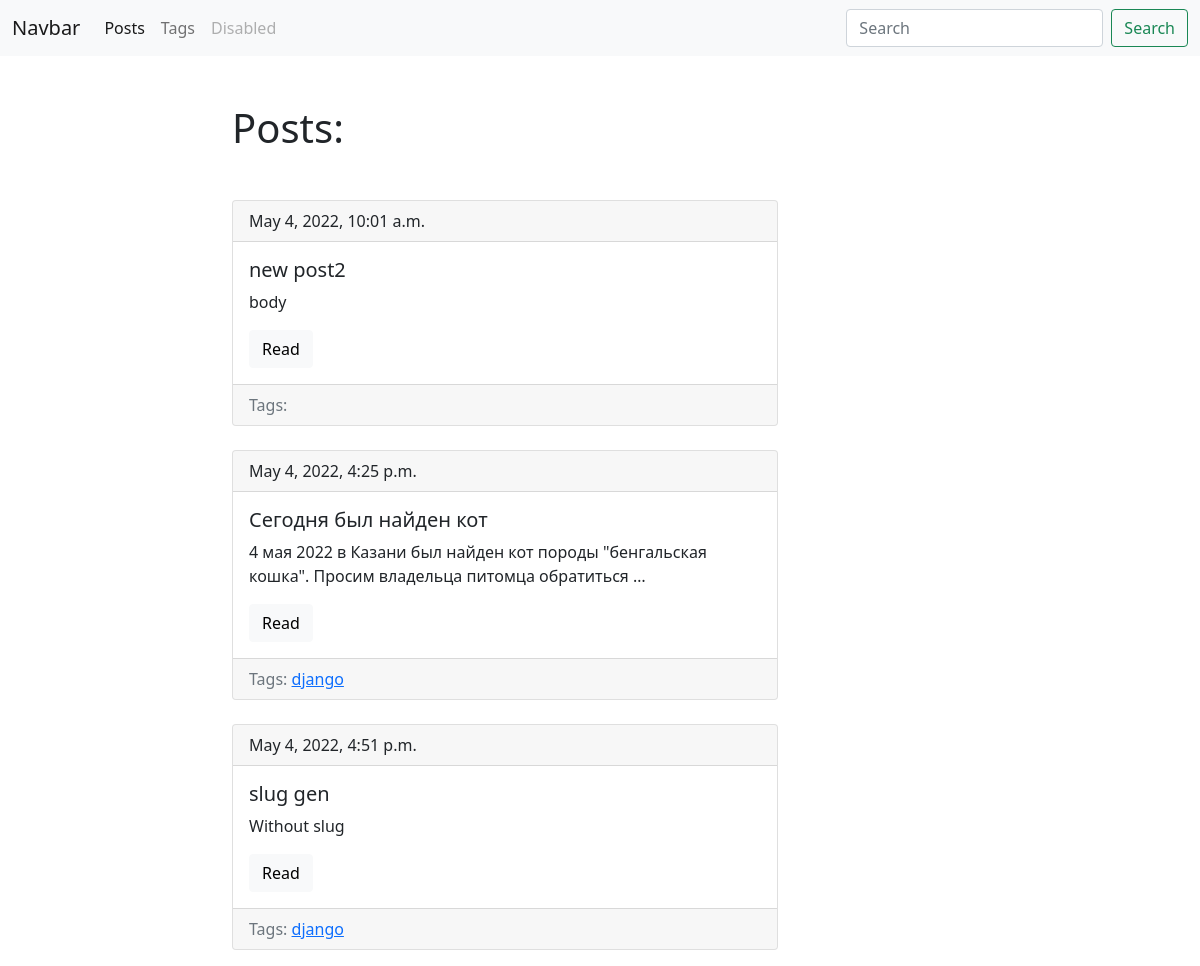
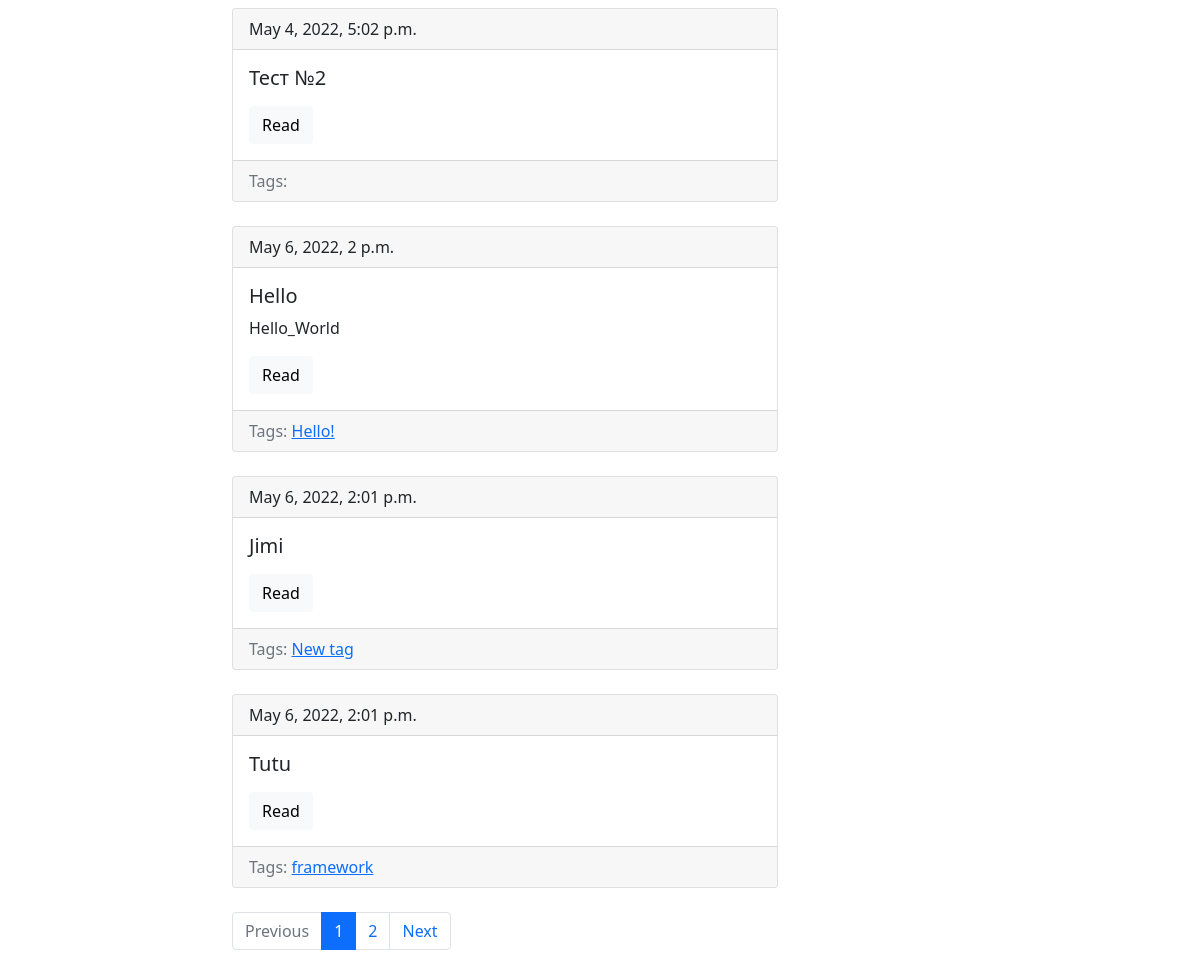
Screenshot of /blog/ with the database file from the repository (2 pictures, top to bottom).
### blog/models.py (models this page shows, shortened)
class Post(models.Model):
    title = models.CharField(max_length = 150, db_index = True)
    slug = models.SlugField(max_length = 150, blank = True, unique = True) # Тот же самый CharField, но с ограниченным количеством символов
    body = models.TextField(blank = True, db_index = True)
    tags = models.ManyToManyField('Tag', blank=True, related_name='posts')
    date_pub = models.DateTimeField(auto_now_add = True)
    def get_absolute_url(self):
        return reverse('post_detail_url', kwargs={'slug': self.slug})
    class Meta:
        ordering = ['date_pub'] # Сортировка по дате

class Tag(models.Model):
    title = models.CharField(max_length=50)
    slug = models.SlugField(max_length = 50, unique=True)
    def get_absolute_url(self):
        return reverse('tag_detail_url', kwargs={'slug': self.slug})
    class Meta:
        ordering = ['title'] # Сортировка по заголовку

### blog/views.py (the view)
# urls.py: path('', post_list, name='post_list_url'),
def post_list(request):
    search_query = request.GET.get('search', '') # Поиск на сайте
    if search_query:
        posts = Post.objects.filter(Q(title__icontains = search_query) | Q(body__icontains = search_query))
    else:
        posts = Post.objects.all()
    paginator = Paginator(posts, 7) # Пагинатор для номера страницы
    page_number = request.GET.get('page', 1);
    page = paginator.get_page(page_number) # Текущий номер страницы
    is_paginated = page.has_other_pages()
    if page.has_previous():
        prev_url = '?page={}'.format(page.previous_page_number())
    else:
        prev_url=''
    if page.has_next():
        next_url = '?page={}'.format(page.next_page_number())
    else:
        next_url = ''
    context = {
        'page_object': page,
        'is_paginated': is_paginated,
        'next_url': next_url,
        'prev_url': prev_url
    }
    return render(request, 'blog/index.html', context = context)

### blog/templates/blog/index.html (shortened to what this page needs)
{% extends 'blog/base_blog.html'%}
{% block content %}
<h1 class="mb-5">Posts:</h1>
    {% for post in page_object.object_list %}
        {% include 'blog/includes/post_card_template.html' %}
    {% endfor %}
{% endblock %}

### blog/templates/blog/includes/post_card_template.html
<div class="card mb-4">
    <div class="card-header">
        {{ post.date_pub }}
    </div>
    <div class="card-body">
      <h5 class="card-title">{{ post.title }}</h5>
      <p class="card-text">{{ post.body|truncatewords:15 }}</p>
      <a href="{{ post.get_absolute_url }}" class="btn btn-light">Read</a>
    </div>
    <div class="card-footer text-muted">
        Tags:
        {% for tag in post.tags.all %}
            <a href="{{ tag.get_absolute_url }}">{{ tag.title }}</a>
        {% endfor %}
    </div>
  </div>

### rows the page displays
Post: date_pub "May 4, 2022, 10:01 a.m.", title "new post2", body "body"
Post: date_pub "May 4, 2022, 4:25 p.m.", title "Сегодня был найден кот", body "4 мая 2022 в Казани был найден кот породы \"бенгальская кошка\". Просим владельца питомца обратиться …"
Tag: title "django"
Post: date_pub "May 4, 2022, 4:51 p.m.", title "slug gen", body "Without slug"
Post: date_pub "May 4, 2022, 5:02 p.m.", title "Тест №2"
Post: date_pub "May 6, 2022, 2 p.m.", title "Hello", body "Hello_World"
Tag: title "Hello!"
Post: date_pub "May 6, 2022, 2:01 p.m.", title "Jimi"
Tag: title "New tag"
Post: date_pub "May 6, 2022, 2:01 p.m.", title "Tutu"
Tag: title "framework"

### other values shown
{{ n }} "1"
{{ n }} "2"
